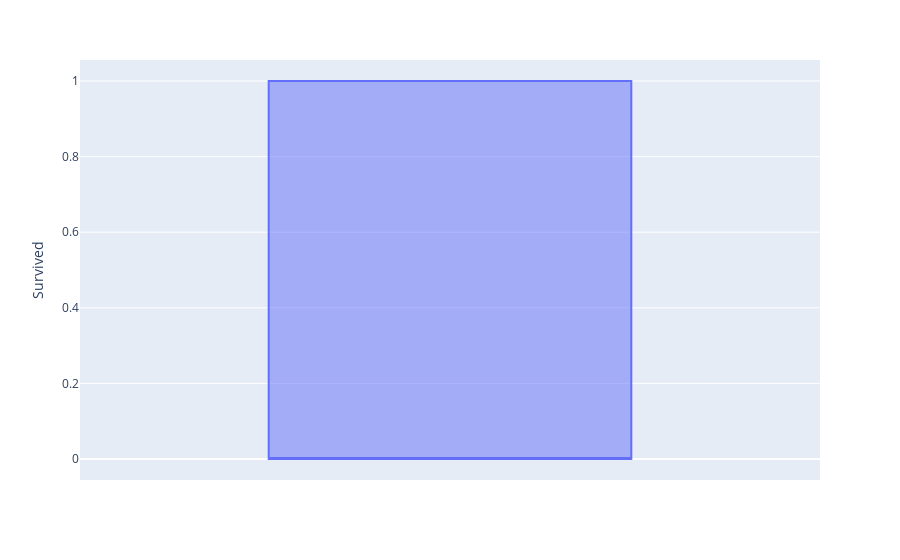

Source (notebook cell):
### Code cell
import plotly.express as px

fig = px.box(titanic, y='Survived')
fig.show()

### Figure 1 — Plotly figure (JSON) as saved in the notebook; plotly's stock layout.template omitted (floating-point values rounded to 4 significant figures; data arrays with more than 128 entries replaced by an {"elided": "..."} marker saying what was removed)
{"data": [{"alignmentgroup": "True", "hovertemplate": "Survived=%{y}<extra></extra>", "legendgroup": "", "marker": {"color": "#636efa"}, "name": "", "notched": false, "offsetgroup": "", "orientation": "v", "showlegend": false, "type": "box", "x0": " ", "xaxis": "x", "y": {"elided": "891 int values"}, "y0": " ", "yaxis": "y"}], "layout": {"boxmode": "group", "legend": {"tracegroupgap": 0}, "margin": {"t": 60}, "xaxis": {"anchor": "y", "domain": [0, 1]}, "yaxis": {"anchor": "x", "domain": [0, 1], "title": {"text": "Survived"}}}}
